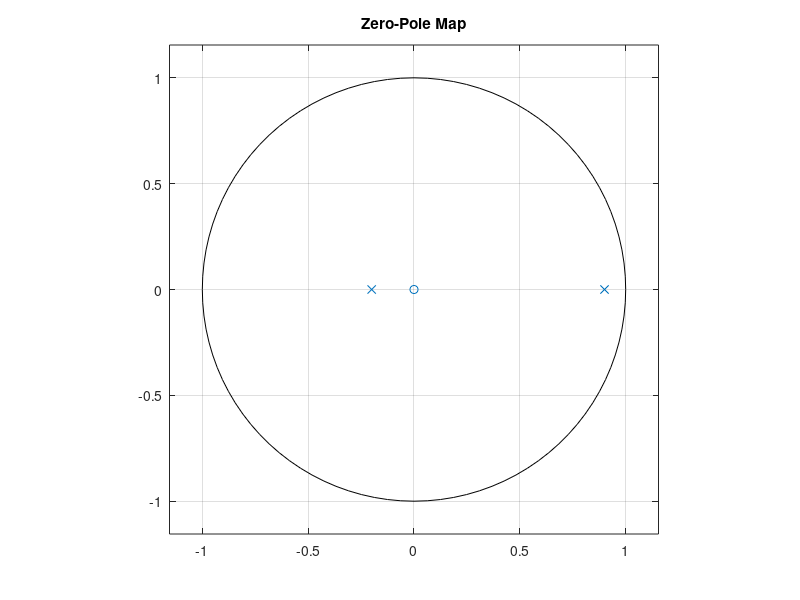
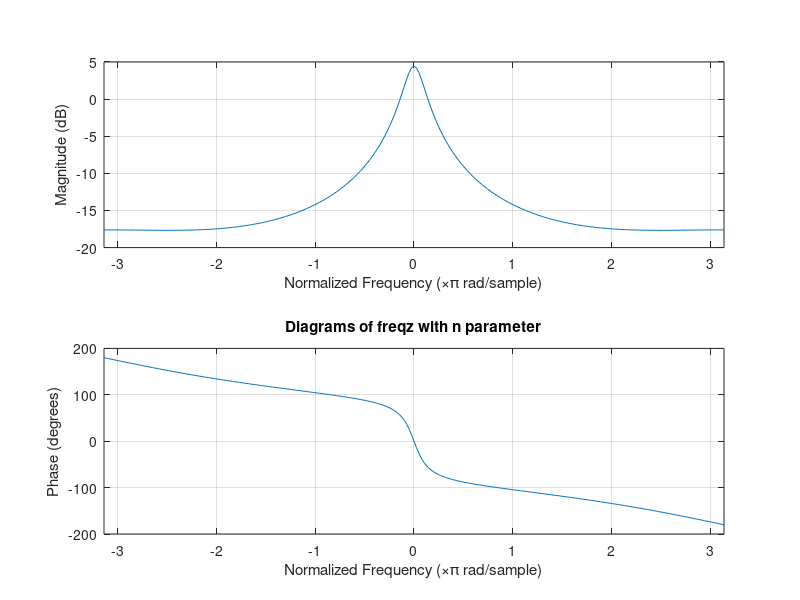
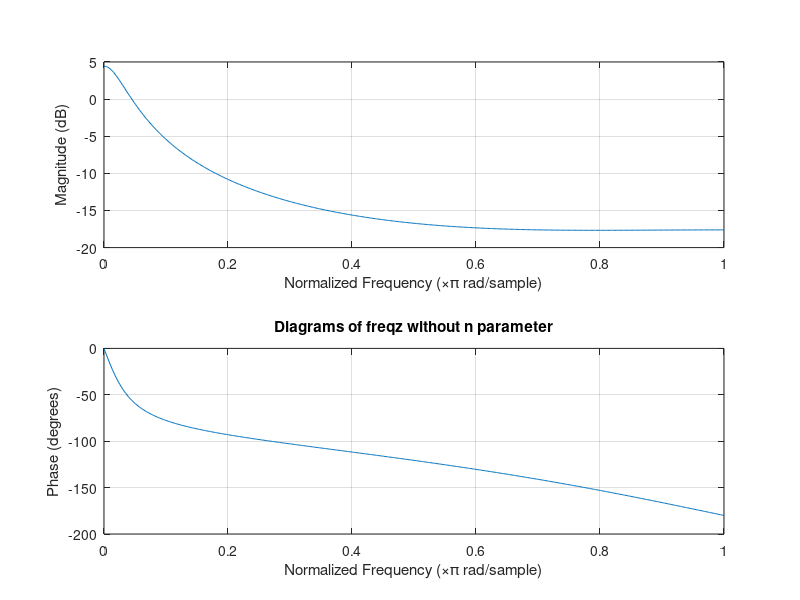
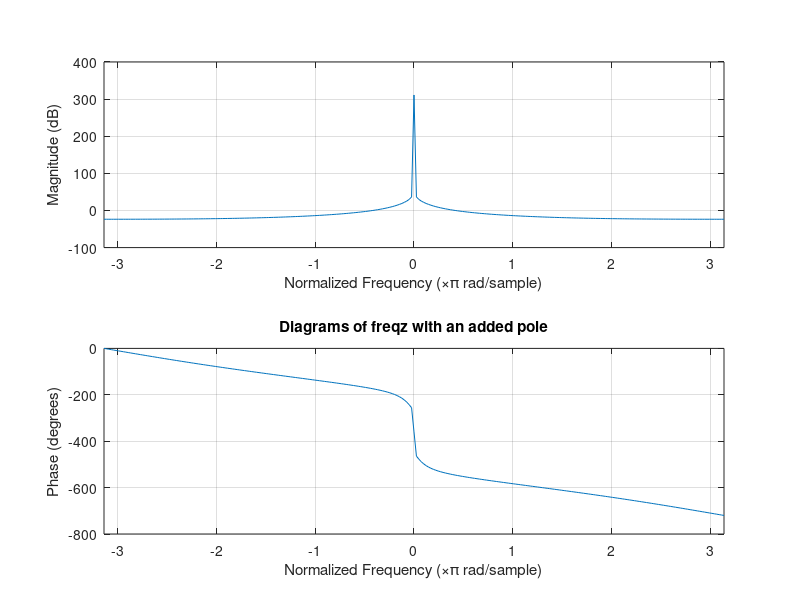

These charts were generated, in order, by the following MATLAB code: (Note: this script raises an error after producing the figures.)
% -------------------------------------------------------------------------
%   LAB 2 
%
%   Authors : 
%               - Spyridakis Christos
%               - Marinou Ioanna
%               - Paterakis Isidoros
%
%   Created Date : 2/11/2019
%   Last Updated : 17/11/2019
%
%   Description: 
%               Code created for labs of Digital Signal Processing Course
%               in Technical University of Crete
%
% -------------------------------------------------------------------------
close all ; clear all ; clc ; 

%---------------------------------------------------------
%    Ex 1 begins 
%-------------------
Ts=1;                           % Sampling frequency

% b
num_1b = [0 0.2 0];             % numetator (num) of transfer function 
den_1b = [1 -0.7 -0.18];        % denominator (den) of transfer function
system_1b=tf(num_1b,den_1b);    % Convertion to Transfer function

figure()
zplane(num_1b,den_1b);          % Display Zero-Pole map including unit circle
title('Zero-Pole Map');

% Second option using system, but without unit cicle display
% figure()
% pzmap(system_1b)

%d
df = pi/128;
f = [-pi : df : pi];            
b = [0 0.2 0];                  % num of transfer function  
a = [1 -0.7 -0.18];             % den of transfer function

figure() 
freqz(b,a,f)
title('Diagrams of freqz with n parameter');

figure();
freqz(b,a)
title('Diagrams of freqz without n parameter');

%e
b = [0 0 0.2 0];                % new num of tf with pole added on 1 
a = [1 -1.7 0.52 0.18];         % new den of tf with pole added on 1 

figure(); 
freqz(b,a,f)
title('Diagrams of freqz with an added pole');

%---------------------------------------------------------
%    Ex 2 begins 
%-------------------

% Adds the factors of the numerator to a vector
num_2a = [4 -3.5 0];                                  
% Adds the factors of the denominator to a vector
den_2a = [1 -2.5 1];                                

% Uses the residuez MATLAB function to calculate the roots, poles and 
% k(not important here)
[zero_roots, pole_roots, k] = residuez(num_2a, den_2a)  

syms z;                        %the definition of z
       
%makes the first half of the analyzed transfer function
h1 = zero_roots(1) / ((1-pole_roots(1)*z^(-1)));            
%makes the second half of the analyzed transfer function
h2 = zero_roots(2) / ((1-pole_roots(2)*z^(-1)));            

H = h1 + h2;                    %adds up the 2 parts
pretty(H)                       %prints the result

Hz = iztrans(H) % calculates the inverse z transform of the transfer function